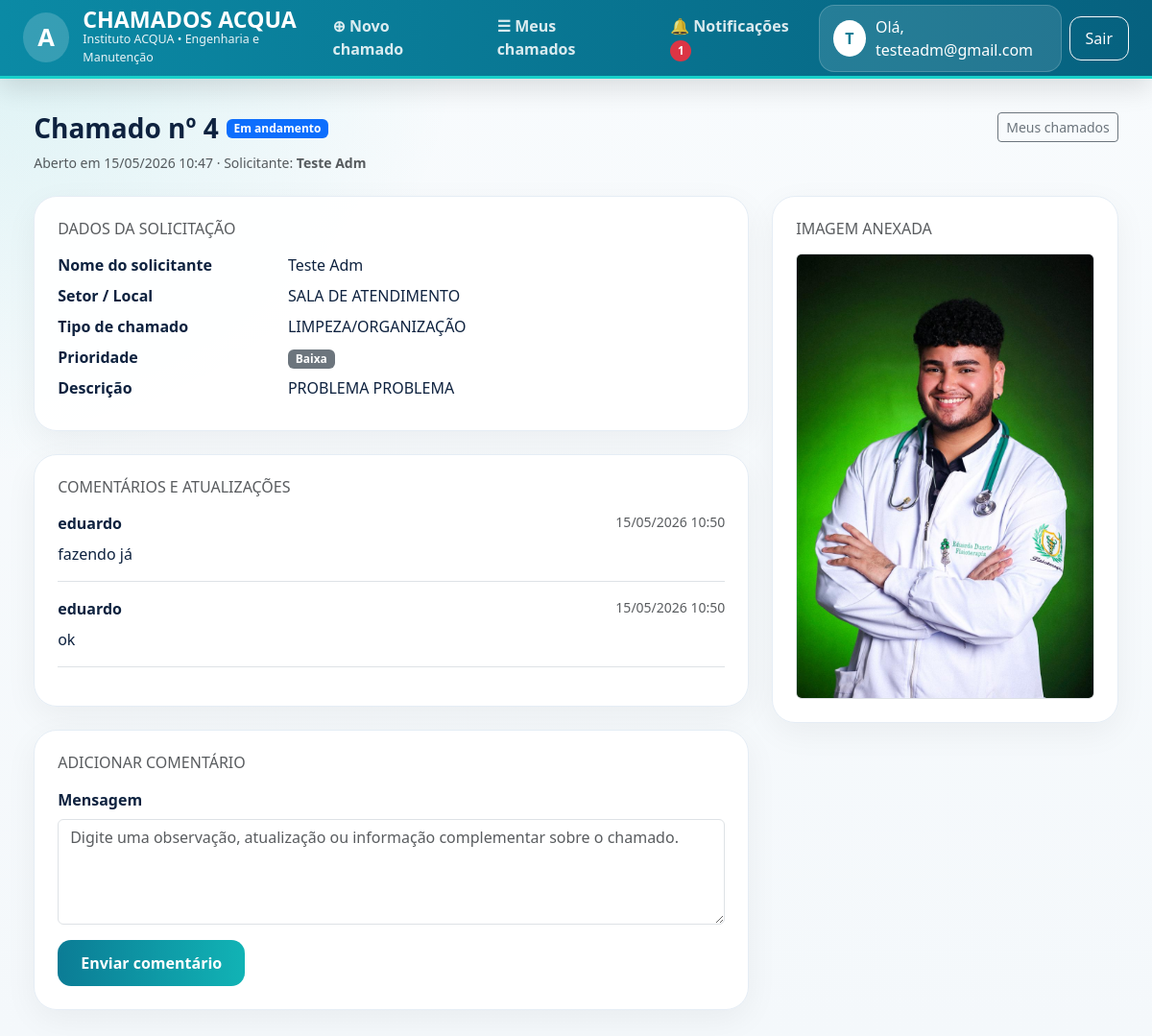
The app's page /chamado/4/ (signed in) with its own data.
### chamados/models.py (models this page shows, shortened)
class Chamado(models.Model):
    STATUS = [
        ("ABERTO", "Aberto"),
        ("ANALISE", "Em análise"),
        ("ANDAMENTO", "Em andamento"),
        ("AGUARDANDO", "Aguardando atendimento"),
        ("CONCLUIDO", "Concluído"),
        ("CANCELADO", "Cancelado"),
    ]
    PRIORIDADE = [
        ("BAIXA", "Baixa"),
        ("MEDIA", "Média"),
        ("ALTA", "Alta"),
        ("URGENTE", "Urgente"),
    ]
    SETOR_LOCAL = [
        ("RECEPCAO_1", "RECEPÇÃO 1"),
        ("RECEPCAO_2", "RECEPÇÃO 2"),
        ("SALA_ATENDIMENTO", "SALA DE ATENDIMENTO"),
        ("BANHEIRO_RECEPCAO", "BANHEIRO DA RECEPÇÃO"),
        ("DIRECAO_EXECUTIVA", "SALA DA DIREÇÃO EXECUTIVA"),
        ("DIRECAO_ADJUNTA_GERENCIA", "SALA DA DIREÇÃO ADJUNTA/GERÊNCIA"),
        ("SUPERVISAO_TECNICA", "SALA DA SUPERVISÃO TÉCNICA"),
        ("COMUNICACAO", "SALA DA COMUNICAÇÃO"),
        ("CONTROLADORIA", "SALA DA CONTROLADORIA"),
        ("ORCAMENTO_FARMACIA", "SALA DO ORÇAMENTO/FARMÁCIA"),
        ("PRESTACAO_CONTAS", "SALA DA PRESTAÇÃO DE CONTAS"),
        ("SALA_REUNIAO", "SALA DE REUNIÃO"),
        ("JURIDICO", "SALA DO JURÍDICO"),
        ("CONFERENCIA", "SALA DE CONFERÊNCIA"),
        ("ENGENHARIA", "SALA DA ENGENHARIA"),
        ("FINANCEIRO", "SALA DO FINANCEIRO"),
        ("QUALIDADE", "SALA DA QUALIDADE"),
        ("RH", "SALA DO RH"),
        ("AREA_VIVENCIA", "ÁREA DE VIVÊNCIA"),
        ("AREA_CONDENSADORAS", "ÁREA DAS CONDENSADORAS"),
        ("DML", "SALA DO DML"),
        ("COPA", "COPA"),
        ("BANHEIRO_FEMININO", "BANHEIRO FEMININO"),
        ("BANHEIRO_MASCULINO", "BANHEIRO MASCULINO"),
    ]
    TIPO_CHAMADO = [
        ("INFRAESTRUTURA", "INFRAESTRUTURA PREDIAL"),
        ("CLIMATIZACAO", "CLIMATIZAÇÃO"),
        ("ELETRICA", "ELÉTRICA"),
        ("HIDRAULICA", "HIDRÁULICA"),
        ("MOBILIARIO", "MOBILIÁRIO"),
        ("EQUIPAMENTO_PATRIMONIO", "EQUIPAMENTO/PATRIMÔNIO"),
        ("LIMPEZA_ORGANIZACAO", "LIMPEZA/ORGANIZAÇÃO"),
        ("SEGURANCA_PREDIAL", "SEGURANÇA PREDIAL"),
        ("OUTROS_ENGENHARIA", "OUTROS SERVIÇOS DE ENGENHARIA"),
    ]
    aberto_por = models.ForeignKey(
        settings.AUTH_USER_MODEL,
        on_delete=models.CASCADE,
        related_name="chamados_abertos",
        blank=True,
        null=True,
    )
    nome_solicitante = models.CharField(
        max_length=200,
        blank=True,
        default="",
        verbose_name="Nome do solicitante",
    )
    setor_local = models.CharField(
        max_length=80,
        choices=SETOR_LOCAL,
        verbose_name="Setor / Local da solicitação",
    )
    tipo_chamado = models.CharField(
        max_length=80,
        choices=TIPO_CHAMADO,
        verbose_name="Tipo de chamado",
    )
    descricao = models.TextField(verbose_name="Descrição do problema")
    prioridade = models.CharField(
        max_length=20,
        choices=PRIORIDADE,
        verbose_name="Prioridade",
    )
    status = models.CharField(
        max_length=20,
        choices=STATUS,
        default="ABERTO",
        verbose_name="Status",
    )
    andamento = models.TextField(blank=True, default="")
    conclusao = models.TextField(blank=True, default="")
    data_conclusao = models.DateTimeField(blank=True, null=True)
    atualizado_em = models.DateTimeField(auto_now=True)
    imagem = models.ImageField(
        upload_to="chamados/",
        blank=True,
        null=True,
        verbose_name="Imagem do problema",
    )
    data_abertura = models.DateTimeField(auto_now_add=True)

class ComentarioChamado(models.Model):
    chamado = models.ForeignKey(
        Chamado,
        on_delete=models.CASCADE,
        related_name="comentarios",
    )
    autor = models.ForeignKey(
        settings.AUTH_USER_MODEL,
        on_delete=models.CASCADE,
        related_name="comentarios_chamado",
    )
    texto = models.TextField()
    data_criacao = models.DateTimeField(auto_now_add=True)
    class Meta:
        ordering = ["data_criacao"]

### chamados/views.py (the view, shortened to what this page needs)
# urls.py: path("chamado/<int:pk>/", views.detalhe_chamado, name="detalhe_chamado"),
@login_required
def detalhe_chamado(request: HttpRequest, pk: int) -> HttpResponse:
    chamado = get_object_or_404(
        Chamado.objects.select_related("aberto_por"),
        pk=pk,
    )
    pode_gerenciar = request.user.is_staff
    if not pode_gerenciar and chamado.aberto_por_id != request.user.id:
        messages.warning(request, "Você não tem permissão para acessar este chamado.")
        return redirect("chamados:meus_chamados")
    status_form = ChamadoStatusForm(instance=chamado)
    comentarios = chamado.comentarios.select_related("autor").order_by("data_criacao")
    historico = chamado.historico.select_related("autor").order_by("-criado_em")
    return render(
        request,
        "chamados/detalhe_chamado.html",
        {
            "chamado": chamado,
            "pode_gerenciar": pode_gerenciar,
            "status_form": status_form,
            "comentarios": comentarios,
            "historico": historico,
        },
    )

### chamados/forms.py
class ChamadoStatusForm(forms.ModelForm):
    class Meta:
        model = Chamado
        fields = ["status"]
        widgets = {
            "status": forms.Select(attrs={"class": "form-select"}),
        }

### chamados/context_processors.py (called while the page is built)
def notificacoes_nao_lidas(request):
    if not request.user.is_authenticated:
        return {"notificacoes_nao_lidas_count": 0}
    count = Notificacao.objects.filter(
        destinatario=request.user,
        lida=False
    ).count()
    return {"notificacoes_nao_lidas_count": count}

### chamados/templates/chamados/detalhe_chamado.html (shortened to what this page needs)
{% extends 'chamados/base.html' %}
{% block content %}
<div class="d-flex flex-wrap justify-content-between align-items-start gap-3 mb-4">
  <div>
    <div class="d-flex flex-wrap align-items-center gap-2">
      <h1 class="h3 mb-0 fw-bold">Chamado nº {{ chamado.id }}</h1>
      <span class="badge
        {% if chamado.status == 'ABERTO' %}text-bg-secondary
        {% elif chamado.status == 'ANALISE' %}text-bg-info
        {% elif chamado.status == 'ANDAMENTO' %}text-bg-primary
        {% elif chamado.status == 'AGUARDANDO' %}text-bg-warning
        {% elif chamado.status == 'CONCLUIDO' %}text-bg-success
        {% else %}text-bg-danger{% endif %}">
        {{ chamado.get_status_display }}
      </span>
    </div>
    <p class="text-muted small mb-0 mt-2">
      Aberto em {{ chamado.data_abertura|date:"d/m/Y H:i" }}
      {% if chamado.nome_solicitante %}
        · Solicitante: <strong>{{ chamado.nome_solicitante }}</strong>
      {% elif chamado.aberto_por %}
        · Solicitante: <strong>{{ chamado.aberto_por.username }}</strong>
      {% endif %}
    </p>
  </div>
  <div class="d-flex gap-2">
    <a class="btn btn-outline-secondary btn-sm" href="{% url 'chamados:meus_chamados' %}">
      Meus chamados
    </a>
  </div>
</div>
<div class="row g-4">
  <div class="col-lg-8">
    <div class="content-card p-4">
      <h2 class="h6 text-uppercase text-muted mb-3">Dados da solicitação</h2>
      <dl class="row mb-0">
        <dt class="col-sm-4">Nome do solicitante</dt>
        <dd class="col-sm-8">
          {{ chamado.nome_solicitante|default:chamado.aberto_por.username }}
        </dd>
        <dt class="col-sm-4">Setor / Local</dt>
        <dd class="col-sm-8">
          {{ chamado.get_setor_local_display }}
        </dd>
        <dt class="col-sm-4">Tipo de chamado</dt>
        <dd class="col-sm-8">
          {{ chamado.get_tipo_chamado_display }}
        </dd>
        <dt class="col-sm-4">Prioridade</dt>
        <dd class="col-sm-8">
          <span class="badge text-bg-{% if chamado.prioridade == 'URGENTE' %}danger{% elif chamado.prioridade == 'ALTA' %}warning{% elif chamado.prioridade == 'MEDIA' %}info{% else %}secondary{% endif %}">
            {{ chamado.get_prioridade_display }}
          </span>
        </dd>
        <dt class="col-sm-4">Descrição</dt>
        <dd class="col-sm-8">
          {{ chamado.descricao|linebreaksbr }}
        </dd>
      </dl>
    </div>
    <div class="content-card p-4 mt-4">
      <h2 class="h6 text-uppercase text-muted mb-3">Comentários e atualizações</h2>
      {% if comentarios %}
        <ul class="list-unstyled mb-0">
          {% for c in comentarios %}
            <li class="border-bottom pb-3 mb-3">
              <div class="d-flex justify-content-between flex-wrap gap-2">
                <strong>{{ c.autor.username }}</strong>
                <span class="text-muted small">{{ c.data_criacao|date:"d/m/Y H:i" }}</span>
              </div>
              <div class="mt-2">
                {{ c.texto|linebreaksbr }}
              </div>
            </li>
          {% endfor %}
        </ul>
      {% else %}
        <p class="text-muted mb-0">
          Nenhum comentário registrado ainda.
        </p>
      {% endif %}
    </div>
    <div class="content-card p-4 mt-4">
      <h2 class="h6 text-uppercase text-muted mb-3">
        Adicionar comentário
      </h2>
      <form method="post">
        <div class="mb-3">
          <label class="form-label fw-semibold" for="id_texto_solicitante">
            Mensagem
          </label>
          <textarea
            class="form-control"
            name="texto_solicitante"
            id="id_texto_solicitante"
            rows="4"
            placeholder="Digite uma observação, atualização ou informação complementar sobre o chamado."
            required
          ></textarea>
        </div>
        <button
          type="submit"
          name="enviar_comentario_solicitante"
          value="1"
          class="btn btn-acqua"
        >
          Enviar comentário
        </button>
      </form>
    </div>
  </div>
  <div class="col-lg-4">
    <div class="content-card p-4 mb-4">
      <h2 class="h6 text-uppercase text-muted mb-3">
        Imagem anexada
      </h2>
      {% if chamado.imagem %}
        <a href="{{ chamado.imagem.url }}" target="_blank" rel="noreferrer" class="d-block">
          <img
            src="{{ chamado.imagem.url }}"
            alt="Anexo do chamado {{ chamado.id }}"
            class="img-fluid rounded border w-100"
          >
        </a>
      {% else %}
        <p class="text-muted mb-0">
          Nenhuma imagem anexada.
        </p>
      {% endif %}
    </div>
  </div>
</div>
{% endblock %}

### chamados/templates/chamados/base.html (shortened to what this page needs)
<!doctype html>
<html lang="pt-br">
  <head>
    <link
      href="https://cdn.jsdelivr.net/npm/bootstrap@5.3.3/dist/css/bootstrap.min.css"
      rel="stylesheet"
    />
  </head>
  <body>
    <header class="topbar">
      <div class="container-fluid px-4 h-100">
        <div class="topbar-flex d-flex justify-content-between align-items-center h-100">
          <a href="{% url 'chamados:meus_chamados' %}" class="brand-wrapper">
            <div class="brand-icon">
              A
            </div>
            <div>
              <div class="brand-title">
                CHAMADOS ACQUA
              </div>
              <div class="brand-subtitle">
                Instituto ACQUA • Engenharia e Manutenção
              </div>
            </div>
          </a>
          {% if user.is_authenticated %}
            <nav class="nav-custom">
              <a
                class="{% if request.resolver_match.url_name == 'novo_chamado' %}active{% endif %}"
                href="{% url 'chamados:novo_chamado' %}"
              >
                ⊕ Novo chamado
              </a>
              <a
                class="{% if request.resolver_match.url_name == 'meus_chamados' %}active{% endif %}"
                href="{% url 'chamados:meus_chamados' %}"
              >
                ☰ Meus chamados
              </a>
              <a
                class="{% if request.resolver_match.url_name == 'notificacoes' %}active{% endif %}"
                href="{% url 'chamados:notificacoes' %}"
              >
                🔔 Notificações
                {% if notificacoes_nao_lidas_count > 0 %}
                  <span class="badge rounded-pill bg-danger notification-dot">
                    {{ notificacoes_nao_lidas_count }}
                  </span>
                {% endif %}
              </a>
            </nav>
            <div class="d-flex align-items-center gap-2">
              <div class="user-box">
                <div class="avatar-user">
                  {{ user.username|slice:":1"|upper }}
                </div>
                <span>
                  Olá, {{ user.get_full_name|default:user.username }}
                </span>
              </div>
              <form method="post" action="{% url 'chamados:logout' %}">
                <button type="submit" class="btn btn-outline-light logout-btn">
                  Sair
                </button>
              </form>
            </div>
          {% endif %}
        </div>
      </div>
    </header>
    <main class="main-wrapper">
      {% block content %}
      {% endblock %}
    </main>
  </body>
</html>

### chamados/templates/chamados/base.html (style rules this page uses)
:root { --acqua-primary: #0b7c95; --acqua-primary-2: #11b3b5; --acqua-dark: #0e223f; --acqua-text: #5d6b82; --acqua-bg: #f4f8fb; --acqua-border: #e5edf5; }
* { transition: all 0.25s ease; }
body { margin: 0; background: radial-gradient(circle at top left, rgba(17, 179, 181, 0.12), transparent 30%), linear-gradient(180deg, #f8fbfd 0%, var(--acqua-bg) 100%); font-family: "Segoe UI", sans-serif; color: var(--acqua-dark); }
.topbar { height: 82px; background: linear-gradient(90deg, #0b8aa5, #06617f); border-bottom: 3px solid #18d1ca; box-shadow: 0 10px 28px rgba(0,0,0,0.12); }
.brand-wrapper { display: flex; align-items: center; gap: 14px; text-decoration: none; color: #fff; }
.brand-icon { width: 52px; height: 52px; border-radius: 50%; background: rgba(255,255,255,0.18); display: flex; align-items: center; justify-content: center; font-size: 1.6rem; font-weight: 800; }
.brand-title { font-size: 1.45rem; font-weight: 800; line-height: 1; }
.brand-subtitle { font-size: 0.78rem; opacity: 0.9; }
.nav-custom { display: flex; align-items: center; gap: 10px; }
.nav-custom a { color: rgba(255,255,255,0.85); text-decoration: none; font-weight: 700; padding: 12px 18px; border-radius: 14px; }
.user-box { display: flex; align-items: center; gap: 10px; background: rgba(255,255,255,0.12); border: 1px solid rgba(255,255,255,0.18); border-radius: 16px; padding: 10px 14px; color: #fff; }
.avatar-user { width: 38px; height: 38px; border-radius: 50%; background: #fff; color: var(--acqua-primary); display: flex; align-items: center; justify-content: center; font-weight: 800; }
.logout-btn { border-radius: 12px; padding: 10px 16px; }
.main-wrapper { max-width: 1450px; margin: auto; padding: 2.2rem; }
.content-card { background: rgba(255,255,255,0.96); border: 1px solid var(--acqua-border); border-radius: 24px; box-shadow: 0 10px 34px rgba(0,0,0,0.05); }
.btn-acqua { background: linear-gradient(90deg, var(--acqua-primary), var(--acqua-primary-2)); border: none; color: #fff; font-weight: 700; border-radius: 14px; padding: 12px 24px; }
.notification-dot { min-width: 22px; height: 22px; display: inline-flex; align-items: center; justify-content: center; font-size: 0.72rem; }

### records on screen
Chamado: id "4", status "Em andamento", data_abertura "15/05/2026 10:47", nome_solicitante "Teste Adm", setor_local "SALA DE ATENDIMENTO", tipo_chamado "LIMPEZA/ORGANIZAÇÃO", prioridade "Baixa", descricao "PROBLEMA PROBLEMA", imagem (picture)
ComentarioChamado: autor.username "eduardo", data_criacao "15/05/2026 10:50", texto "fazendo já"
ComentarioChamado: autor.username "eduardo", data_criacao "15/05/2026 10:50", texto "ok"

### other values on screen
{{ notificacoes_nao_lidas_count }} "1"
{{ user.username|slice:":1"|upper }} "T"
{{ user.get_full_name|default:user.username }} "testeadm@gmail.com"
